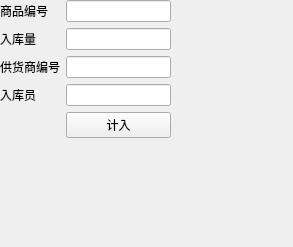
<?xml version="1.0" encoding="UTF-8"?>
<ui version="4.0">
 <class>Form</class>
 <widget class="QWidget" name="Form">
  <property name="geometry">
   <rect>
    <x>0</x>
    <y>0</y>
    <width>293</width>
    <height>247</height>
   </rect>
  </property>
  <property name="windowTitle">
   <string>Form</string>
  </property>
  <widget class="QWidget" name="formLayoutWidget">
   <property name="geometry">
    <rect>
     <x>0</x>
     <y>0</y>
     <width>171</width>
     <height>211</height>
    </rect>
   </property>
   <layout class="QFormLayout" name="formLayout_2">
    <item row="0" column="0">
     <widget class="QLabel" name="label_2">
      <property name="text">
       <string>商品编号</string>
      </property>
     </widget>
    </item>
    <item row="0" column="1">
     <widget class="QLineEdit" name="lineEdit_2"/>
    </item>
    <item row="1" column="0">
     <widget class="QLabel" name="label_3">
      <property name="text">
       <string>入库量</string>
      </property>
     </widget>
    </item>
    <item row="1" column="1">
     <widget class="QLineEdit" name="lineEdit_3"/>
    </item>
    <item row="2" column="0">
     <widget class="QLabel" name="label_4">
      <property name="text">
       <string>供货商编号</string>
      </property>
     </widget>
    </item>
    <item row="2" column="1">
     <widget class="QLineEdit" name="lineEdit_4"/>
    </item>
    <item row="3" column="0">
     <widget class="QLabel" name="label_5">
      <property name="text">
       <string>入库员</string>
      </property>
     </widget>
    </item>
    <item row="3" column="1">
     <widget class="QLineEdit" name="lineEdit_5"/>
    </item>
    <item row="4" column="1">
     <widget class="QPushButton" name="jiru">
      <property name="text">
       <string>计入</string>
      </property>
     </widget>
    </item>
   </layout>
  </widget>
 </widget>
 <resources/>
 <connections/>
</ui>
